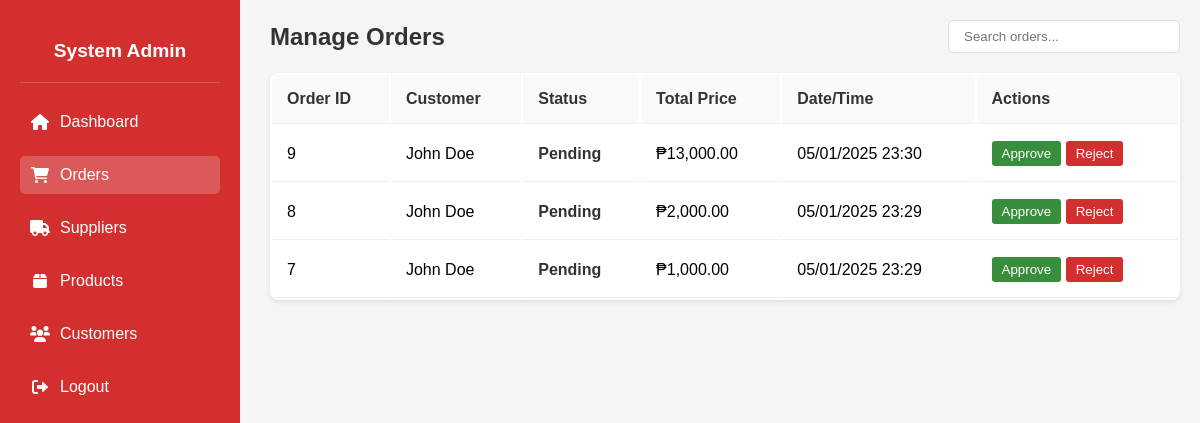
Screenshot of /Admin_orders.php (signed in) with the database file from the repository.
### tables this page shows
CREATE TABLE `orders` (
  `PK_ORDER_ID` int(11) NOT NULL,
  `FK1_CUSTOMER_ID` int(11) NOT NULL,
  `FK2_PAYMENT_ID` int(11) NOT NULL,
  `FK3_USER_ID` int(11) NOT NULL,
  `TOTAL_PRICE` decimal(10,2) NOT NULL,
  `STATUS` char(15) NOT NULL,
  `ORDER_DATE` datetime NOT NULL DEFAULT current_timestamp(),
  `LINE_TOTAL` decimal(10,2) NOT NULL
);

CREATE TABLE `customer` (
  `PK_CUSTOMER_ID` int(11) NOT NULL,
  `L_NAME` varchar(30) NOT NULL,
  `F_NAME` varchar(30) NOT NULL,
  `EMAIL` varchar(255) NOT NULL,
  `PASSWORD_HASH` varchar(255) NOT NULL,
  `CUSTOMER_ADDRESS` varchar(255) NOT NULL,
  `PHONE_NUM` char(15) NOT NULL,
  `CREATED_AT` datetime NOT NULL DEFAULT current_timestamp(),
  `UPDATE_AT` datetime NOT NULL
);

### Admin_orders.php (the view, shortened to what this page needs)
<?php
include 'db_connect.php';
$admin_id = $_SESSION['user_id'];
$adminQuery = $conn->prepare("SELECT CONCAT(F_NAME, ' ', L_NAME) as full_name FROM users WHERE PK_USER_ID = ?");
$adminQuery->bind_param("i", $admin_id);
$adminQuery->execute();
$adminName = $adminQuery->get_result()->fetch_assoc()['full_name'];
$sql = "SELECT o.PK_ORDER_ID, c.F_NAME, c.L_NAME, o.STATUS, o.TOTAL_PRICE, o.ORDER_DATE
        FROM orders o
        JOIN customer c ON o.FK1_CUSTOMER_ID = c.PK_CUSTOMER_ID
        ORDER BY o.ORDER_DATE DESC";
$result = $conn->query($sql);
?>
<!DOCTYPE html>
<html lang="en">
<head>
    <link rel="stylesheet" href="https://cdnjs.cloudflare.com/ajax/libs/font-awesome/6.0.0/css/all.min.css">
</head>
<body>
    <div class="sidebar">
    <div class="admin-profile">
            <h3><?= htmlspecialchars($adminName) ?></h3>
        </div>
        <a href="Admin_home.php">
            <i class="fas fa-home"></i> Dashboard
        </a>
        <a href="Admin_orders.php" class="active">
            <i class="fas fa-shopping-cart"></i> Orders
        </a>
        <a href="Admin_suppliers.php">
            <i class="fas fa-truck"></i> Suppliers
        </a>
        <a href="Admin_product.php">
            <i class="fas fa-box"></i> Products
        </a>
        <a href="Admin_customers.php">
            <i class="fas fa-users"></i> Customers
        </a>
        <a href="logout.php">
            <i class="fas fa-sign-out-alt"></i> Logout
        </a>
    </div>
    <div class="orders-section">
        <div class="header">
            <h2>Manage Orders</h2>
            <input type="text" placeholder="Search orders...">
        </div>
        <table>
            <thead>
                <tr>
                    <th>Order ID</th>
                    <th>Customer</th>
                    <th>Status</th>
                    <th>Total Price</th>
                    <th>Date/Time</th>
                    <th>Actions</th>
                </tr>
            </thead>
            <tbody>
                <?php while($row = $result->fetch_assoc()): ?>
                <tr>
                    <td><?= htmlspecialchars($row['PK_ORDER_ID']) ?></td>
                    <td><?= htmlspecialchars($row['F_NAME'] . ' ' . $row['L_NAME']) ?></td>
                    <td style="font-weight:bold;color:<?= $row['STATUS'] === 'Approved' ? '#388e3c' : ($row['STATUS'] === 'Rejected' ? '#d32f2f' : '#333') ?>;">
                        <?= htmlspecialchars($row['STATUS']) ?>
                    </td>
                    <td>₱<?= number_format($row['TOTAL_PRICE'], 2) ?></td>
                    <td><?= date("m/d/Y H:i", strtotime($row['ORDER_DATE'])) ?></td>
                    <td>
                        <?php if ($row['STATUS'] !== 'Approved' && $row['STATUS'] !== 'Rejected'): ?>
                            <form method="post" style="display:inline;">
                                <button type="submit" name="action" value="approve" style="background:#388e3c;color:white;border:none;padding:5px 10px;border-radius:3px;cursor:pointer;">Approve</button>
                            </form>
                            <form method="post" style="display:inline;">
                                <button type="submit" name="action" value="reject" style="background:#d32f2f;color:white;border:none;padding:5px 10px;border-radius:3px;cursor:pointer;">Reject</button>
                            </form>
                        <?php else: ?>
                            <span style="color:<?= $row['STATUS'] === 'Approved' ? '#388e3c' : '#d32f2f' ?>;font-weight:bold;">
                                <?= htmlspecialchars($row['STATUS']) ?>
                            </span>
                        <?php endif; ?>
                    </td>
                </tr>
                <?php endwhile; ?>
            </tbody>
        </table>
    </div>
</body>
</html>

### Admin_orders.php (style rules this page uses)
body { margin: 0; font-family: Arial, sans-serif; background-color: #f5f5f5; }
.sidebar { width: 200px; background-color: #d32f2f; height: 100vh; position: fixed; color: white; display: flex; flex-direction: column; padding: 20px; }
.admin-profile { text-align: center; padding: 20px 0; border-bottom: 1px solid rgba(255,255,255,0.2); margin-bottom: 20px; }
.admin-profile h3 { margin: 0; font-size: 1.2em; }
.sidebar a { display: flex; align-items: center; color: white; text-decoration: none; margin-bottom: 15px; padding: 10px; border-radius: 5px; transition: all 0.3s ease; }
.sidebar a i { margin-right: 10px; width: 20px; text-align: center; }
.sidebar a.active { background: rgba(255,255,255,0.2); }
.orders-section { margin-left: 250px; padding: 20px; }
.header { display: flex; justify-content: space-between; align-items: center; margin-bottom: 20px; }
.header h2 { margin: 0; color: #333; }
.header input { padding: 8px 15px; border: 1px solid #ddd; border-radius: 5px; width: 200px; }
table { width: 100%; background: white; border-radius: 8px; box-shadow: 0 2px 4px rgba(0,0,0,0.1); }
table th, table td { padding: 15px; text-align: left; border-bottom: 1px solid #eee; }
table th { background-color: #f8f9fa; color: #333; font-weight: 600; }

### rows the page displays
orders: PK_ORDER_ID "9", FK1_CUSTOMER_ID.L_NAME "John Doe", STATUS "Pending", TOTAL_PRICE "13,000.00", ORDER_DATE "05/01/2025 23:30"
orders: PK_ORDER_ID "8", FK1_CUSTOMER_ID.L_NAME "John Doe", STATUS "Pending", TOTAL_PRICE "2,000.00", ORDER_DATE "05/01/2025 23:29"
orders: PK_ORDER_ID "7", FK1_CUSTOMER_ID.L_NAME "John Doe", STATUS "Pending", TOTAL_PRICE "1,000.00", ORDER_DATE "05/01/2025 23:29"

### other values shown
$adminName "System Admin"
